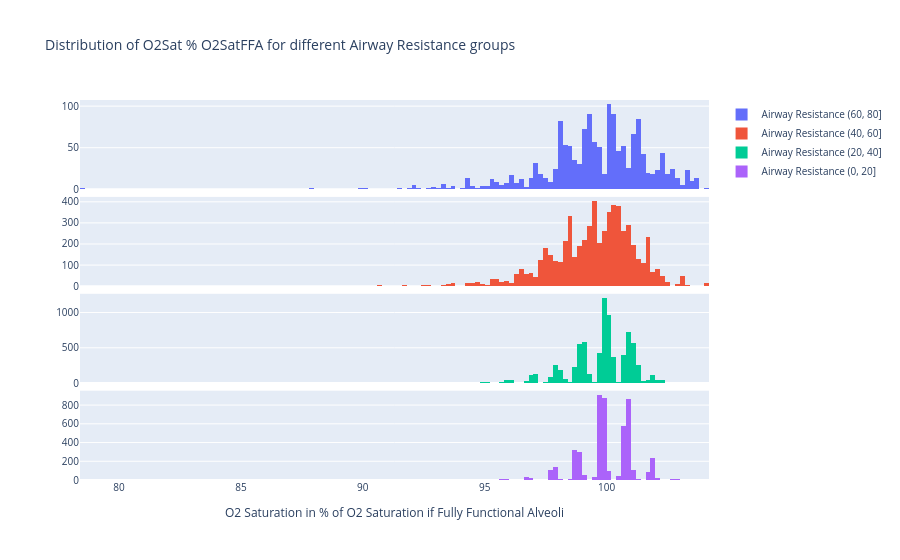

The code cell stored with this chart in its notebook:
### Code cell
import src.o2_fev1_analysis.partition as partition

O2_col = "O2Sat % O2SatFFA"
# O2_col = "O2SatFFA from ecFEV1 (%)"

# # Create 3 equally spaced bins for Airway Resistance
# df["AR group"] = partition.partition_in_n_equal_groups(
#     df["Airway Resistance mean from ecFEV1 (%)"], 5
# )

# Cut Airway Resistance into bins of 0-20, 20-40, 40-60, 60-80
df["AR group"] = pd.cut(
    df["AR from ecFEV1 (%)"],
    bins=np.arange(0, 100, 20),
    include_lowest=False,
)

group_labels = df["AR group"].unique()
print(f"AR groups: {group_labels}")

# Create subplot with 3 rows
fig = make_subplots(
    rows=len(group_labels) - 1, cols=1, shared_xaxes=True, vertical_spacing=0.02
)
# On first subplot add histogram of Drop from O2 Saturation FFA (%) for 1st AR group
for i in range(len(group_labels) - 1):
    fig.add_trace(
        go.Histogram(
            x=df[df["AR group"] == group_labels[i]][O2_col],
            name=f"Airway Resistance {group_labels[i]}",
            # Bin size of 1
            xbins=dict(start=75, end=110, size=0.2),
        ),
        row=i + 1,
        col=1,
    )


title = f"Distribution of {O2_col} for different Airway Resistance groups"
fig.update_layout(
    title=title,
    font=dict(size=10),
)
fig.update_xaxes(
    title_text="O2 Saturation in % of O2 Saturation if Fully Functional Alveoli",
    row=len(group_labels) - 1,
    col=1,
)
# Save
fig.write_image(f"{plotsdir}{title}.png")
fig.show()

### Figure 1 — Plotly figure (JSON) as saved in the notebook; plotly's stock layout.template omitted (floating-point values rounded to 4 significant figures; data arrays with more than 128 entries replaced by an {"elided": "..."} marker saying what was removed)
{"data": [{"name": "Airway Resistance (60, 80]", "type": "histogram", "x": {"elided": "1507 float values"}, "xaxis": "x", "xbins": {"end": 110, "size": 0.2, "start": 75}, "yaxis": "y"}, {"name": "Airway Resistance (40, 60]", "type": "histogram", "x": {"elided": "6128 float values"}, "xaxis": "x2", "xbins": {"end": 110, "size": 0.2, "start": 75}, "yaxis": "y2"}, {"name": "Airway Resistance (20, 40]", "type": "histogram", "x": {"elided": "7795 float values"}, "xaxis": "x3", "xbins": {"end": 110, "size": 0.2, "start": 75}, "yaxis": "y3"}, {"name": "Airway Resistance (0, 20]", "type": "histogram", "x": {"elided": "4903 float values"}, "xaxis": "x4", "xbins": {"end": 110, "size": 0.2, "start": 75}, "yaxis": "y4"}], "layout": {"font": {"size": 10}, "title": {"text": "Distribution of O2Sat % O2SatFFA for different Airway Resistance groups"}, "xaxis": {"anchor": "y", "domain": [0, 1], "matches": "x4", "showticklabels": false}, "xaxis2": {"anchor": "y2", "domain": [0, 1], "matches": "x4", "showticklabels": false}, "xaxis3": {"anchor": "y3", "domain": [0, 1], "matches": "x4", "showticklabels": false}, "xaxis4": {"anchor": "y4", "domain": [0, 1], "title": {"text": "O2 Saturation in % of O2 Saturation if Fully Functional Alveoli"}}, "yaxis": {"anchor": "x", "domain": [0.765, 1.0]}, "yaxis2": {"anchor": "x2", "domain": [0.51, 0.745]}, "yaxis3": {"anchor": "x3", "domain": [0.255, 0.49]}, "yaxis4": {"anchor": "x4", "domain": [0, 0.235]}}}
